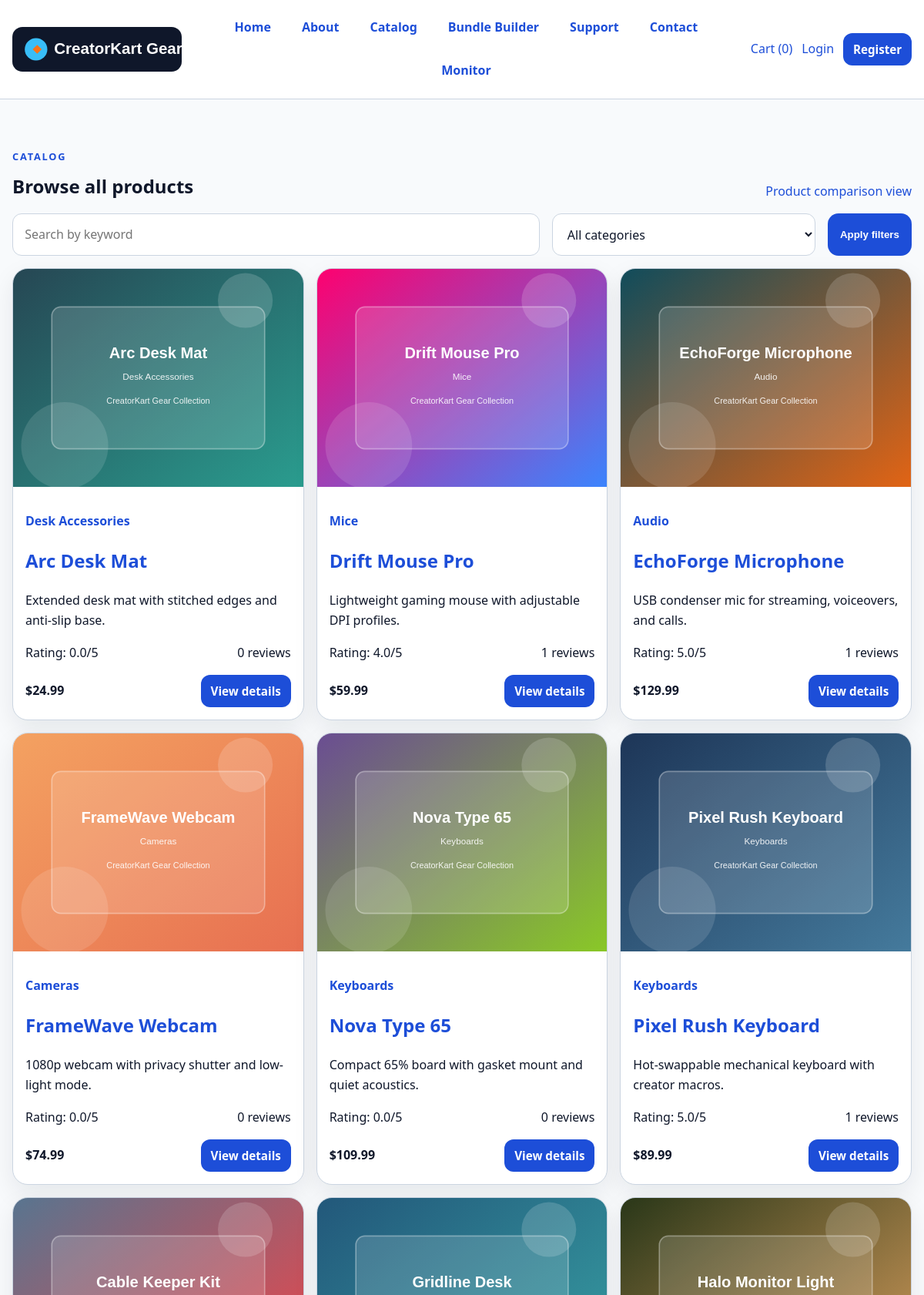
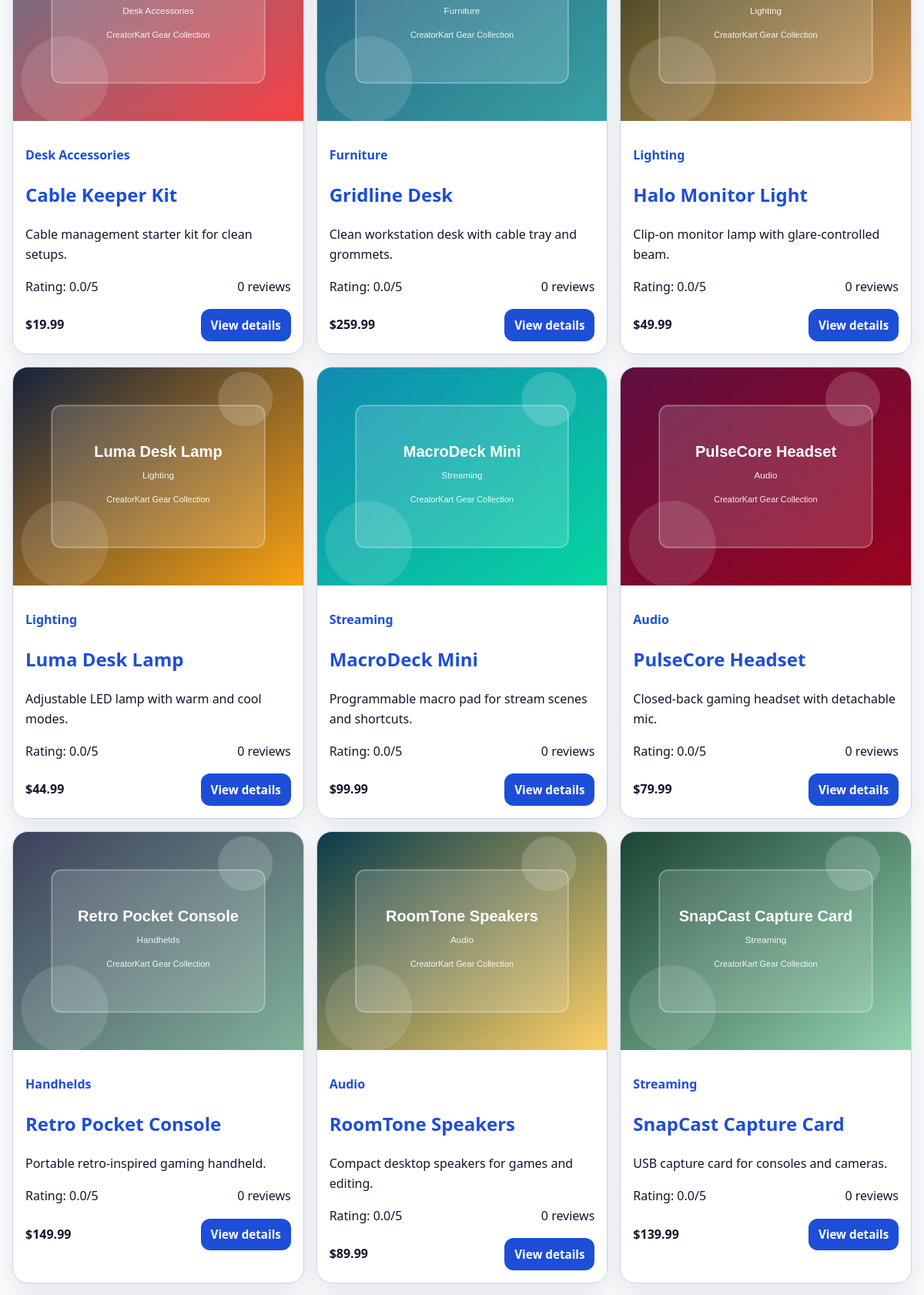
Screenshot of /catalog.php (upper part) with the database file from the repository (2 pictures, top to bottom).
### tables this page shows
CREATE TABLE products (
    id INT AUTO_INCREMENT PRIMARY KEY,
    slug VARCHAR(120) NOT NULL UNIQUE,
    name VARCHAR(150) NOT NULL,
    category VARCHAR(80) NOT NULL,
    price DECIMAL(10,2) NOT NULL,
    summary VARCHAR(255) NOT NULL,
    description TEXT NOT NULL,
    image VARCHAR(255) NOT NULL,
    stock INT NOT NULL DEFAULT 0,
    option1_name VARCHAR(100) NOT NULL,
    option1_values VARCHAR(255) NOT NULL,
    option2_name VARCHAR(100) NOT NULL,
    option2_values VARCHAR(255) NOT NULL,
    video_file VARCHAR(255) NOT NULL,
    audio_file VARCHAR(255) NOT NULL,
    is_featured TINYINT(1) NOT NULL DEFAULT 0,
    created_at DATETIME NOT NULL
);

### functions.php (called while the page is built, shortened)
<?php
function e(?string $value): string
{
    return htmlspecialchars((string) $value, ENT_QUOTES, 'UTF-8');
}
function all_products(?string $search = null, ?string $category = null): array
{
    $db = db();
    $sql = "SELECT * FROM products WHERE 1=1";
    $params = [];
    $sql .= " ORDER BY is_featured DESC, name ASC";
    $stmt = $db->prepare($sql);
    $stmt->execute();
    $result = $stmt->get_result();
    return $result->fetch_all(MYSQLI_ASSOC);
}
function average_rating(int $productId): float
{
    $db = db();
    $stmt = $db->prepare("SELECT AVG(rating) AS avg_rating FROM reviews WHERE product_id = ?");
    $stmt->bind_param('i', $productId);
    $stmt->execute();
    $row = $stmt->get_result()->fetch_assoc();
    return isset($row['avg_rating']) ? round((float) $row['avg_rating'], 1) : 0.0;
}
function review_count(int $productId): int
{
    $db = db();
    $stmt = $db->prepare("SELECT COUNT(*) AS review_total FROM reviews WHERE product_id = ?");
    $stmt->bind_param('i', $productId);
    $stmt->execute();
    $row = $stmt->get_result()->fetch_assoc();
    return (int) ($row['review_total'] ?? 0);
}
function currency(float $amount): string
{
    global $config;
    return ($config['currency_symbol'] ?? '$') . number_format($amount, 2);
}

### config.php (called while the page is built)
<?php
return [
    'site_name' => 'CreatorKart Gear',
    'base_url'  => '',
    'db' => [
        'host' => 'localhost',
        'name' => 'YOUR_MYSQL_DATABASE',
        'user' => 'YOUR_MYSQL_USERNAME',
        'pass' => 'YOUR_MYSQL_PASSWORD',
        'port' => 3306,
    ],
    'uploads_dir' => __DIR__ . '/uploads',
    'default_theme' => 'classic',
    'currency_symbol' => '$',
    'demo_admin_email' => 'admin@creatorkart.local',
];

### bootstrap.php (called while the page is built, shortened)
<?php
$config = require __DIR__ . '/../config.php';
require_once __DIR__ . '/functions.php';

### catalog.php (the view, shortened to what this page needs)
<?php
require_once __DIR__ . '/includes/bootstrap.php';
$search = trim($_GET['q'] ?? '');
$category = trim($_GET['category'] ?? '');
$products = all_products($search ?: null, $category ?: null);
include __DIR__ . '/includes/header.php';
?>
<section class="section-head">
    <div>
        <p class="eyebrow">Catalog</p>
        <h1>Browse all products</h1>
    </div>
    <a href="compare.php">Product comparison view</a>
</section>
<form class="filter-bar" method="get" action="catalog.php">
    <input type="search" name="q" value="<?= e($search) ?>" placeholder="Search by keyword">
    <select name="category">
        <option value="">All categories</option>
    </select>
    <button class="button" type="submit">Apply filters</button>
</form>
<section class="product-grid">
    <?php foreach ($products as $product): ?>
        <article class="product-card">
            <img src="<?= e($product['image']) ?>" alt="<?= e($product['name']) ?>">
            <div class="product-card-body">
                <p class="product-category"><?= e($product['category']) ?></p>
                <h2><a href="product.php?slug=<?= e($product['slug']) ?>"><?= e($product['name']) ?></a></h2>
                <p><?= e($product['summary']) ?></p>
                <div class="rating-line">
                    <span>Rating: <?= number_format(average_rating((int) $product['id']), 1) ?>/5</span>
                    <span><?= review_count((int) $product['id']) ?> reviews</span>
                </div>
                <div class="card-bottom">
                    <strong><?= currency((float) $product['price']) ?></strong>
                    <a class="button tiny" href="product.php?slug=<?= e($product['slug']) ?>">View details</a>
                </div>
            </div>
        </article>
    <?php endforeach; ?>
</section>
<?php include __DIR__ . '/includes/footer.php'; ?>

### style.css (style rules this page uses)
:root { --bg: #f8fafc; --panel: #ffffff; --panel-alt: #e2e8f0; --text: #0f172a; --muted: #475569; --accent: #1d4ed8; --accent-2: #f97316; --border: #cbd5e1; --success: #15803d; --danger: #b91c1c; --warning: #b45309; --shadow: 0 12px 32px rgba(15, 23, 42, 0.08); --radius: 20px; --container: 1180px; --hero-gradient: linear-gradient(135deg, #dbeafe 0%, #f8fafc 60%, #ffedd5 100%); --font-stack: "Segoe UI", Arial, Helvetica, sans-serif; }
* { box-sizing: border-box; }
html { scroll-behavior: smooth; }
body { margin: 0; background: var(--bg); color: var(--text); font-family: var(--font-stack); line-height: 1.6; }
img, video, iframe, canvas { max-width: 100%; display: block; }
a { color: var(--accent); text-decoration: none; }
.hero-card, .content-panel, .stat-card, .product-card, .monitor-card, .callout, .theme-demo, .request-card, .review-card, .chart-card { background: var(--panel); border: 1px solid var(--border); border-radius: var(--radius); box-shadow: var(--shadow); }
.eyebrow { text-transform: uppercase; letter-spacing: 0.14em; font-size: 0.8rem; font-weight: 800; color: var(--accent); margin: 0 0 0.6rem; }
.button, button { appearance: none; border: none; cursor: pointer; background: var(--accent); color: white; border-radius: 14px; padding: 0.8rem 1rem; font-weight: 700; transition: transform 0.2s ease, opacity 0.2s ease; }
.button.tiny, button.tiny { padding: 0.55rem 0.8rem; border-radius: 12px; font-size: 0.95rem; }
.section-head { display: flex; gap: 1rem; justify-content: space-between; align-items: end; margin: 2rem 0 1rem; }
.section-head h1, .section-head h2 { margin: 0; }
.stats-grid, .product-grid, .monitor-grid, .callout-grid, .theme-preview-grid { display: grid; gap: 1rem; }
.product-grid { grid-template-columns: repeat(3, 1fr); }
.product-card { overflow: hidden; }
.product-card img { width: 100%; aspect-ratio: 4 / 3; object-fit: cover; background: var(--panel-alt); }
.product-card-body { padding: 1rem; }
.product-category { font-weight: 800; color: var(--accent); margin-bottom: 0.4rem; }
.card-bottom, .rating-line, .summary-bar { display: flex; justify-content: space-between; gap: 0.75rem; align-items: center; flex-wrap: wrap; margin-top: 1rem; }
input, select, textarea { width: 100%; border: 1px solid var(--border); background: white; color: var(--text); border-radius: 12px; padding: 0.85rem 0.95rem; font: inherit; }
.filter-bar { display: grid; grid-template-columns: 2fr 1fr auto; gap: 1rem; margin-bottom: 1rem; }

### rows the page displays
products: image (picture), category "Desk Accessories", name "Arc Desk Mat", summary "Extended desk mat with stitched edges and anti-slip base.", id "0.0", id "0", price "$24.99"
products: image (picture), category "Mice", name "Drift Mouse Pro", summary "Lightweight gaming mouse with adjustable DPI profiles.", id "4.0", id "1", price "$59.99"
products: image (picture), category "Audio", name "EchoForge Microphone", summary "USB condenser mic for streaming, voiceovers, and calls.", id "5.0", id "1", price "$129.99"
products: image (picture), category "Cameras", name "FrameWave Webcam", summary "1080p webcam with privacy shutter and low-light mode.", id "0.0", id "0", price "$74.99"
products: image (picture), category "Keyboards", name "Nova Type 65", summary "Compact 65% board with gasket mount and quiet acoustics.", id "0.0", id "0", price "$109.99"
products: image (picture), category "Keyboards", name "Pixel Rush Keyboard", summary "Hot-swappable mechanical keyboard with creator macros.", id "5.0", id "1", price "$89.99"
products: image (picture), category "Desk Accessories", name "Cable Keeper Kit", summary "Cable management starter kit for clean setups.", id "0.0", id "0", price "$19.99"
products: image (picture), category "Furniture", name "Gridline Desk", summary "Clean workstation desk with cable tray and grommets.", id "0.0", id "0", price "$259.99"
products: image (picture), category "Lighting", name "Halo Monitor Light", summary "Clip-on monitor lamp with glare-controlled beam.", id "0.0", id "0", price "$49.99"
products: image (picture), category "Lighting", name "Luma Desk Lamp", summary "Adjustable LED lamp with warm and cool modes.", id "0.0", id "0", price "$44.99"
products: image (picture), category "Streaming", name "MacroDeck Mini", summary "Programmable macro pad for stream scenes and shortcuts.", id "0.0", id "0", price "$99.99"
products: image (picture), category "Audio", name "PulseCore Headset", summary "Closed-back gaming headset with detachable mic.", id "0.0", id "0", price "$79.99"
products: image (picture), category "Handhelds", name "Retro Pocket Console", summary "Portable retro-inspired gaming handheld.", id "0.0", id "0", price "$149.99"
products: image (picture), category "Audio", name "RoomTone Speakers", summary "Compact desktop speakers for games and editing.", id "0.0", id "0", price "$89.99"
products: image (picture), category "Streaming", name "SnapCast Capture Card", summary "USB capture card for consoles and cameras.", id "0.0", id "0", price "$139.99"

### other values shown
cart_count() "0"
